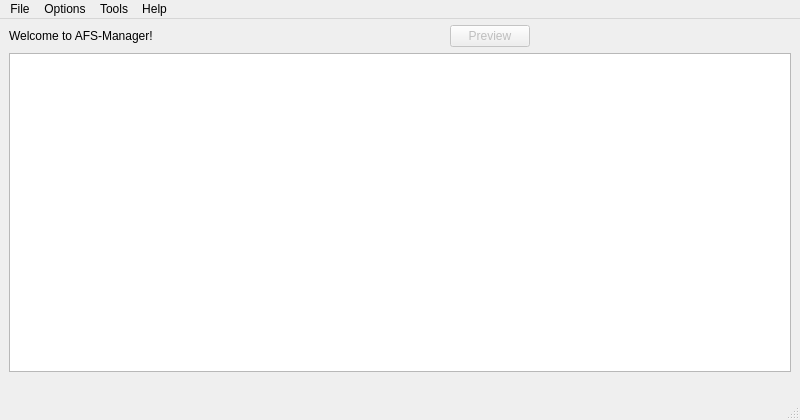
<?xml version="1.0" encoding="UTF-8"?>
<ui version="4.0">
 <class>MainWindow</class>
 <widget class="QMainWindow" name="MainWindow">
  <property name="geometry">
   <rect>
    <x>0</x>
    <y>0</y>
    <width>800</width>
    <height>420</height>
   </rect>
  </property>
  <widget class="QWidget" name="centralwidget">
   <layout class="QGridLayout" name="gridLayout">
    <property name="leftMargin">
     <number>9</number>
    </property>
    <property name="topMargin">
     <number>0</number>
    </property>
    <property name="bottomMargin">
     <number>0</number>
    </property>
    <property name="spacing">
     <number>0</number>
    </property>
    <item row="0" column="0">
     <layout class="QHBoxLayout" name="topHorizontalLayout">
      <property name="spacing">
       <number>0</number>
      </property>
      <property name="topMargin">
       <number>6</number>
      </property>
      <property name="bottomMargin">
       <number>6</number>
      </property>
      <item alignment="Qt::AlignLeft">
       <widget class="QLabel" name="afsName">
        <property name="text">
         <string>Welcome to AFS-Manager!</string>
        </property>
       </widget>
      </item>
      <item alignment="Qt::AlignRight">
       <widget class="QPushButton" name="previewButton">
        <property name="enabled">
         <bool>false</bool>
        </property>
        <property name="toolTip">
         <string>Preview selected ADX file</string>
        </property>
        <property name="text">
         <string>Preview</string>
        </property>
        <property name="icon">
         <iconset resource="../Resources/MainWindow.qrc">
          <normaloff>:/Lens</normaloff>:/Lens</iconset>
        </property>
       </widget>
      </item>
      <item alignment="Qt::AlignRight">
       <widget class="QLabel" name="loadingTime"/>
      </item>
     </layout>
    </item>
    <item row="6" column="0">
     <layout class="QHBoxLayout" name="bottomHorizontalLayout">
      <property name="spacing">
       <number>0</number>
      </property>
      <property name="topMargin">
       <number>6</number>
      </property>
      <property name="bottomMargin">
       <number>6</number>
      </property>
      <item alignment="Qt::AlignLeft">
       <widget class="QLabel" name="afsSize"/>
      </item>
      <item>
       <widget class="QLabel" name="freeSpace">
        <property name="alignment">
         <set>Qt::AlignCenter</set>
        </property>
       </widget>
      </item>
      <item alignment="Qt::AlignRight">
       <widget class="QLabel" name="afsFileCount"/>
      </item>
     </layout>
    </item>
    <item row="5" column="0">
     <widget class="QTableWidget" name="tableWidget">
      <property name="contextMenuPolicy">
       <enum>Qt::CustomContextMenu</enum>
      </property>
      <property name="alternatingRowColors">
       <bool>true</bool>
      </property>
      <property name="selectionBehavior">
       <enum>QAbstractItemView::SelectRows</enum>
      </property>
      <property name="showGrid">
       <bool>true</bool>
      </property>
      <property name="sortingEnabled">
       <bool>true</bool>
      </property>
      <attribute name="verticalHeaderVisible">
       <bool>false</bool>
      </attribute>
     </widget>
    </item>
   </layout>
  </widget>
  <widget class="QMenuBar" name="menuBar">
   <property name="geometry">
    <rect>
     <x>0</x>
     <y>0</y>
     <width>800</width>
     <height>21</height>
    </rect>
   </property>
   <widget class="QMenu" name="menuFile">
    <property name="title">
     <string>File</string>
    </property>
    <addaction name="actionOpen"/>
    <addaction name="actionExit"/>
   </widget>
   <widget class="QMenu" name="menuOptions">
    <property name="enabled">
     <bool>true</bool>
    </property>
    <property name="title">
     <string>Options</string>
    </property>
    <addaction name="actionSettings"/>
   </widget>
   <widget class="QMenu" name="menuTools">
    <property name="enabled">
     <bool>true</bool>
    </property>
    <property name="title">
     <string>Tools</string>
    </property>
    <widget class="QMenu" name="menuAFS">
     <property name="enabled">
      <bool>true</bool>
     </property>
     <property name="title">
      <string>AFS</string>
     </property>
     <addaction name="actionExportToFolder"/>
     <addaction name="actionImportFromFolder"/>
    </widget>
    <widget class="QMenu" name="menuAFL">
     <property name="enabled">
      <bool>true</bool>
     </property>
     <property name="title">
      <string>AFL</string>
     </property>
     <addaction name="actionExportAFLCommon"/>
     <addaction name="actionImportAFLCommon"/>
    </widget>
    <addaction name="menuAFS"/>
    <addaction name="menuAFL"/>
    <addaction name="actionOptimize"/>
    <addaction name="actionRebuild"/>
   </widget>
   <widget class="QMenu" name="menuHelp">
    <property name="title">
     <string>Help</string>
    </property>
    <addaction name="actionAbout"/>
   </widget>
   <addaction name="menuFile"/>
   <addaction name="menuOptions"/>
   <addaction name="menuTools"/>
   <addaction name="menuHelp"/>
  </widget>
  <widget class="QStatusBar" name="statusBar"/>
  <action name="actionOpen">
   <property name="icon">
    <iconset resource="../Resources/MainWindow.qrc">
     <normaloff>:/Open</normaloff>:/Open</iconset>
   </property>
   <property name="text">
    <string>Open</string>
   </property>
   <property name="shortcut">
    <string>Ctrl+O</string>
   </property>
  </action>
  <action name="actionExit">
   <property name="icon">
    <iconset resource="../Resources/MainWindow.qrc">
     <normaloff>:/Exit</normaloff>:/Exit</iconset>
   </property>
   <property name="text">
    <string>Exit</string>
   </property>
   <property name="shortcut">
    <string>Ctrl+W</string>
   </property>
  </action>
  <action name="actionSettings">
   <property name="icon">
    <iconset resource="../Resources/MainWindow.qrc">
     <normaloff>:/Settings</normaloff>:/Settings</iconset>
   </property>
   <property name="text">
    <string>Settings</string>
   </property>
  </action>
  <action name="actionExportToFolder">
   <property name="icon">
    <iconset resource="../Resources/MainWindow.qrc">
     <normaloff>:/Exporter</normaloff>:/Exporter</iconset>
   </property>
   <property name="text">
    <string>Export to folder</string>
   </property>
  </action>
  <action name="actionAbout">
   <property name="icon">
    <iconset resource="../../Libraries/MessageBox/Resources/MessageBox.qrc">
     <normaloff>:/Info</normaloff>:/Info</iconset>
   </property>
   <property name="text">
    <string>About</string>
   </property>
  </action>
  <action name="actionExportAFLCommon">
   <property name="icon">
    <iconset resource="../Resources/MainWindow.qrc">
     <normaloff>:/Export</normaloff>:/Export</iconset>
   </property>
   <property name="text">
    <string>Export AFL</string>
   </property>
  </action>
  <action name="actionExportSelection">
   <property name="icon">
    <iconset resource="../Resources/MainWindow.qrc">
     <normaloff>:/Export</normaloff>:/Export</iconset>
   </property>
  </action>
  <action name="actionImportAFLCommon">
   <property name="icon">
    <iconset resource="../Resources/MainWindow.qrc">
     <normaloff>:/Import</normaloff>:/Import</iconset>
   </property>
   <property name="text">
    <string>Import AFL</string>
   </property>
  </action>
  <action name="actionImportFile">
   <property name="icon">
    <iconset resource="../Resources/MainWindow.qrc">
     <normaloff>:/Import</normaloff>:/Import</iconset>
   </property>
   <property name="text">
    <string>Import file</string>
   </property>
  </action>
  <action name="actionImportFromFolder">
   <property name="icon">
    <iconset resource="../Resources/MainWindow.qrc">
     <normaloff>:/Importer</normaloff>:/Importer</iconset>
   </property>
   <property name="text">
    <string>Import from folder</string>
   </property>
  </action>
  <action name="actionModifyReservedSpace">
   <property name="icon">
    <iconset resource="../Resources/MainWindow.qrc">
     <normaloff>:/Settings</normaloff>:/Settings</iconset>
   </property>
   <property name="text">
    <string>Modify reserved space</string>
   </property>
  </action>
  <action name="actionPreview">
   <property name="icon">
    <iconset resource="../Resources/MainWindow.qrc">
     <normaloff>:/Lens</normaloff>:/Lens</iconset>
   </property>
   <property name="text">
    <string>Preview</string>
   </property>
  </action>
  <action name="actionOptimize">
   <property name="text">
    <string>Optimize</string>
   </property>
  </action>
  <action name="actionRebuild">
   <property name="text">
    <string>Rebuild</string>
   </property>
  </action>
 </widget>
 <resources>
  <include location="../Resources/MainWindow.qrc"/>
  <include location="../../Libraries/MessageBox/Resources/MessageBox.qrc"/>
 </resources>
 <connections/>
</ui>
